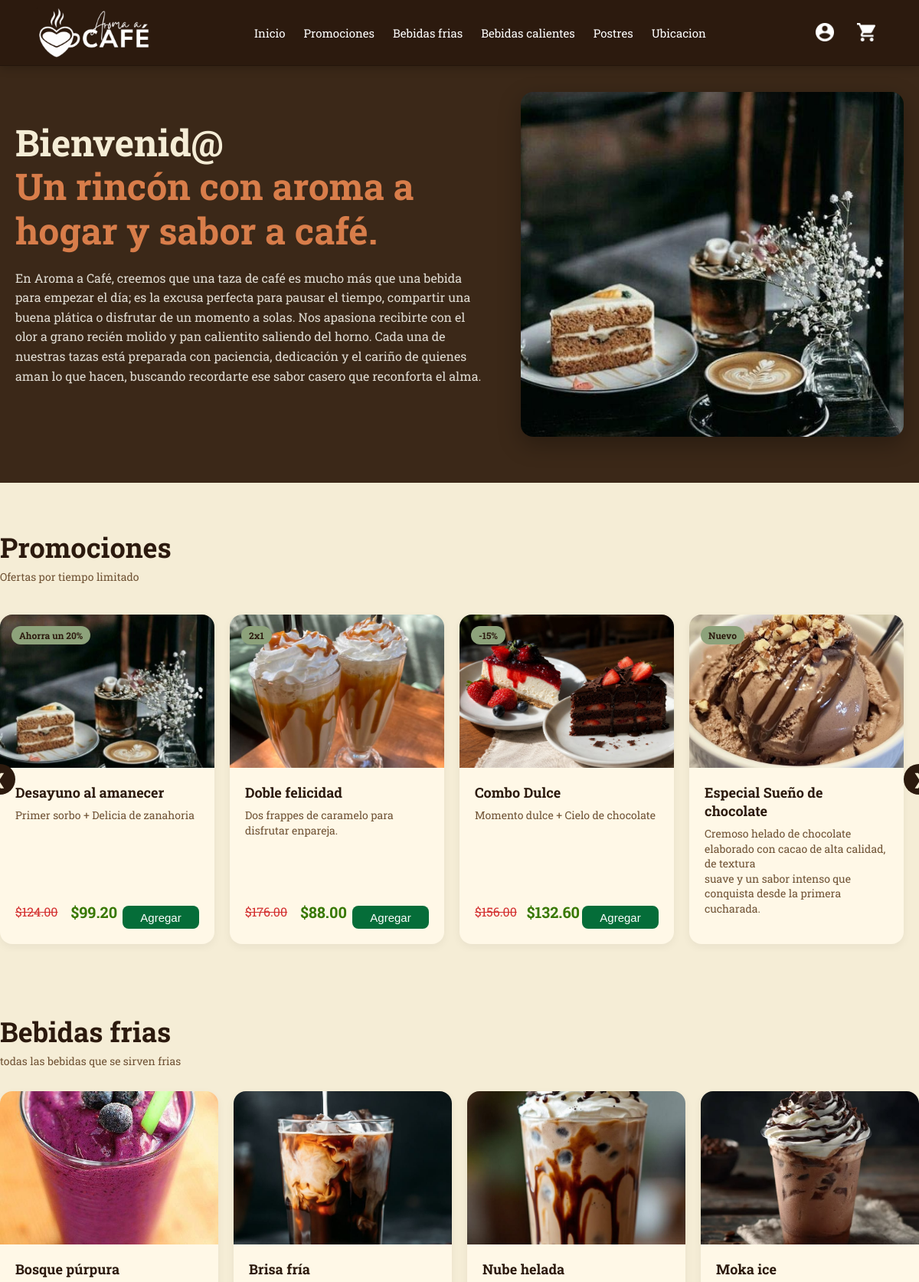
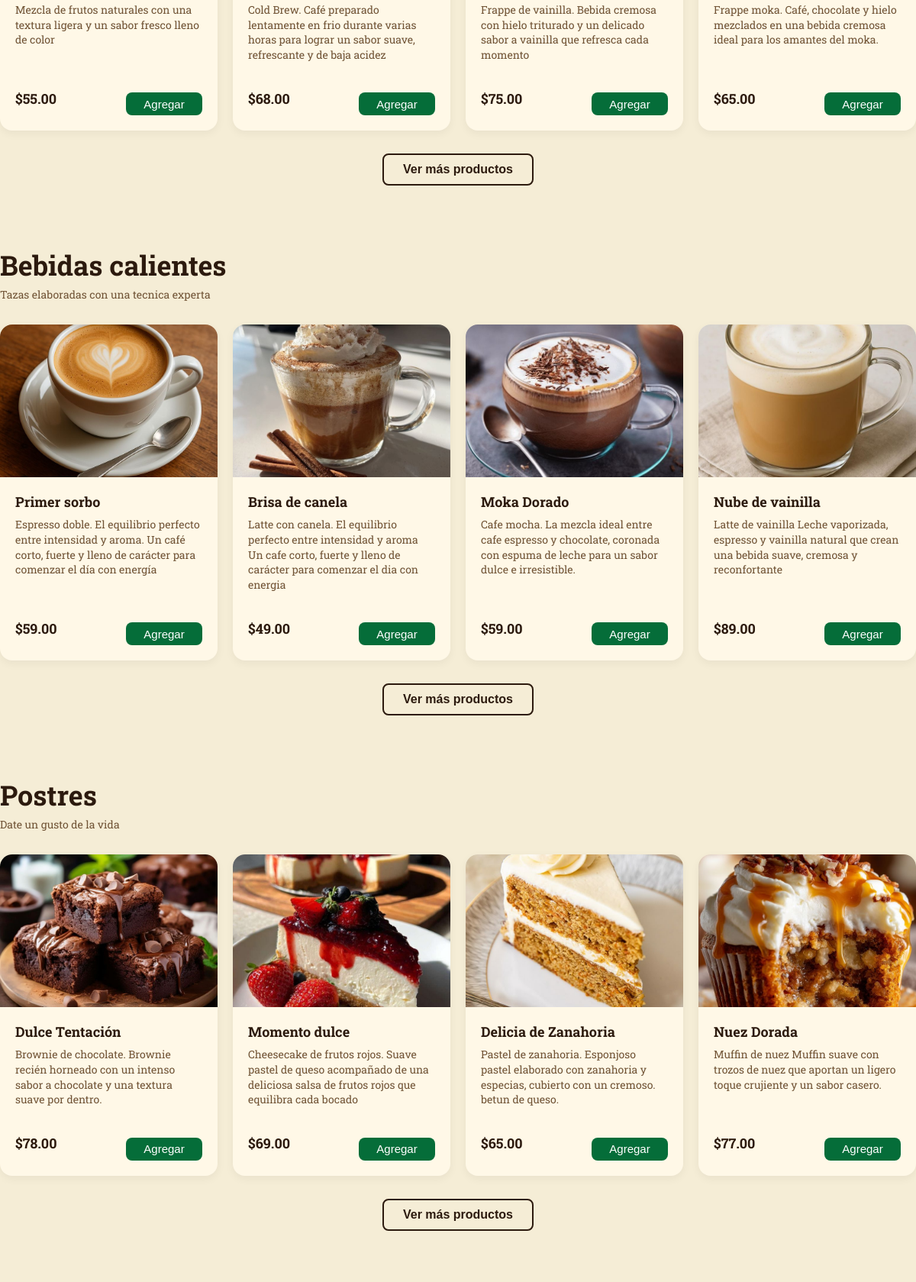
The page / (upper part) on the database its author committed (2 pictures, top to bottom).
### tables this page shows
CREATE TABLE `categorias` (
  `id_categoria` int(11) NOT NULL,
  `nombre` varchar(30) NOT NULL,
  `descripcion` varchar(100) DEFAULT NULL
);

CREATE TABLE `productos` (
  `id_producto` int(11) NOT NULL,
  `nombre` varchar(30) NOT NULL,
  `descripcion` text DEFAULT NULL,
  `id_categoria` int(11) DEFAULT NULL,
  `precio` decimal(10,2) NOT NULL,
  `imagen_url` varchar(255) DEFAULT NULL,
  `tiene_promocion` tinyint(1) DEFAULT 0,
  `etiqueta_promo` varchar(30) DEFAULT NULL,
  `precio_descuento` decimal(10,2) DEFAULT NULL
);

### index.php (the view, shortened to what this page needs)
<?php
require_once 'config/conexion.php';
$sqlCategorias = "
    SELECT
        id_categoria,
        nombre,
        descripcion
    FROM categorias
    ORDER BY id_categoria ASC
";
$categoriasResultado = $conexion->query($sqlCategorias);
$categorias = $categoriasResultado ? $categoriasResultado->fetchAll(PDO::FETCH_ASSOC) : [];
$sqlProductos = "
    SELECT
        p.id_producto,
        p.nombre,
        p.descripcion,
        p.id_categoria,
        p.precio,
        p.imagen_url,
        p.tiene_promocion,
        p.etiqueta_promo,
        p.precio_descuento
    FROM productos AS p
    ORDER BY p.id_categoria ASC, p.id_producto ASC
";
$productosResultado = $conexion->query($sqlProductos);
$productosPorCategoria = [];
if ($productosResultado) {
    while ($producto = $productosResultado->fetch(PDO::FETCH_ASSOC)) {
        $idCategoria = (int) $producto['id_categoria'];
        $productosPorCategoria[$idCategoria][] = $producto;
    }
}
?>
<!DOCTYPE html>
<html lang="es">
<head>
    <link rel="stylesheet" href="css/header-menu.css">
    <link rel="stylesheet" href="css/footer.css">
    <link rel="stylesheet" href="css/menu.css">
</head>
<body>
    <?php include("includes/header-menu.php"); ?>
    <section id="inicio" class="hero">
        <div class="container hero-content">
            <div class="hero-txt">
                <h1>Bienvenid@<br><span>Un rincón con aroma a hogar y sabor a café.</span></h1>
                <p>En Aroma a Café, creemos que una taza de café es mucho más que una bebida para empezar el día; es la excusa perfecta para pausar el tiempo, compartir una buena plática o disfrutar de un momento a solas.
Nos apasiona recibirte con el olor a grano recién molido y pan calientito saliendo del horno. Cada una de nuestras tazas está preparada con paciencia, dedicación y el cariño de quienes aman lo que hacen, buscando recordarte ese sabor casero que reconforta el alma.
</p>
            </div>
            <div class="hero-img">
                <img id="PromoImagen" src="img/productos/Postres/producto_6a658017028190.67328164.jpeg" alt="Delicias de café y helado" alt="Promociones">
            </div>
        </div>
    </section>
    <section id="promociones" class="categoria-seccion container">
        <h2>Promociones</h2>
        <p class="subtitulo">Ofertas por tiempo limitado</p>
        <div class="carousel-wrapper">
            <button class="carousel-btn" id="btn-prev">❮</button>
            <div class="carrusel-container" id="promos-carousel">
                <div class="box">
                    <div class="tag-oferta">Ahorra un 20%</div>
                    <img src="img/productos/Promociones/Desayuno-Amanecer.jpeg" alt="Promoción 1">
                    <div class="product-txt">
                        <h3>Desayuno al amanecer</h3>
                        <p>Primer sorbo + Delicia de zanahoria</p>
                    <div class="producto-footer">
                        <span class="precio-anterior">$124.00</span>
                        <span class="precio-promo">$99.20</span>
                        <button class="btn-agCarrito">Agregar</button>
                    </div>
                    </div>
                </div>
                <div class="box">
                    <div class="tag-oferta">2x1</div>
                    <img src="img/productos/Promociones/Doble-felicidad.jpeg" alt="Promoción 2">
                    <div class="product-txt">
                        <h3>Doble felicidad</h3>
                        <p>Dos frappes de caramelo para disfrutar enpareja.</p>
                        <div class="producto-footer">
                            <span class="precio-anterior">$176.00</span>
                            <span class="precio-promo">$88.00</span>
                            <button class="btn-agCarrito">Agregar</button>
                        </div>
                    </div>
                </div>
                <div class="box">
                    <div class="tag-oferta">-15%</div>
                    <img src="img/productos/Promociones/Combo-dulce.jpeg" alt="Promoción 3">
                    <div class="product-txt">
                        <h3>Combo Dulce</h3>
                        <p>Momento dulce + Cielo de chocolate</p>
                        <div class="producto-footer">
                            <span class="precio-anterior">$156.00</span>
                            <span class="precio-promo">$132.60</span>
                            <button class="btn-agCarrito">Agregar</button>
                        </div>
                    </div>
                </div>
                <div class="box">
                    <div class="tag-oferta">Nuevo</div>
                    <img src="img/productos/Postres/producto_6a658017028190.67328164.jpeg" alt="Promoción 4">
                    <div class="product-txt">
                        <h3>Especial Sueño de chocolate</h3>
                        <p>Cremoso helado de chocolate elaborado con cacao de alta calidad, de textura <br>
                            suave y un sabor intenso que conquista desde la primera cucharada.</p>
                        <div class="producto-footer">
                        </div>
                    </div>
                </div>
            </div>
            <button class="carousel-btn" id="btn-next">❯</button>
        </div>
    </section>
    <?php foreach ($categorias as $categoria): ?>
        <?php
            $idCategoria = (int) $categoria['id_categoria'];
            $productosCategoria = $productosPorCategoria[$idCategoria] ?? [];
        ?>
        <section id="categoria-<?= $idCategoria ?>" class="categoria-seccion container">
            <h2><?= htmlspecialchars($categoria['nombre'], ENT_QUOTES, 'UTF-8') ?></h2>
            <?php if (!empty($categoria['descripcion'])): ?>
                <p class="subtitulo">
                    <?= htmlspecialchars($categoria['descripcion'], ENT_QUOTES, 'UTF-8') ?>
                </p>
            <?php endif; ?>
            <div class="box-container limit-grid">
                <?php if (!empty($productosCategoria)): ?>
                    <?php $contador = 0;
                    foreach ($productosCategoria as $producto):
                        $contador++;
                        $claseProducto = $contador <= 4 ? 'product-item' : 'product-item-extra';
                    ?>
                    <div class="box <?= $claseProducto ?>">
                        <?php if (!empty($producto['imagen_url'])): ?>
                            <img
                                src="img/productos/<?= htmlspecialchars($producto['imagen_url'], ENT_QUOTES, 'UTF-8') ?>"
                                alt="<?= htmlspecialchars($producto['nombre'], ENT_QUOTES, 'UTF-8') ?>"
                            >
                        <?php endif; ?>
                        <div class="product-txt">
                            <h3><?= htmlspecialchars($producto['nombre'], ENT_QUOTES, 'UTF-8') ?></h3>
                            <p><?= htmlspecialchars($producto['descripcion'], ENT_QUOTES, 'UTF-8') ?></p>
                            <div class="producto-footer">
                                <?php if (!empty($producto['tiene_promocion']) && !empty($producto['precio_descuento'])): ?>
                                    <span class="precio-anterior">
                                        $<?= number_format((float) $producto['precio'], 2) ?>
                                    </span>
                                    <span class="precio-promo">
                                        $<?= number_format((float) $producto['precio_descuento'], 2) ?>
                                    </span>
                                <?php else: ?>
                                    <span class="precio">
                                        $<?= number_format((float) $producto['precio'], 2) ?>
                                    </span>
                                <?php endif; ?>
                                <button
                                    class="btn-agCarrito"
                                    data-id="<?= (int) $producto['id_producto'] ?>"
                                    data-nombre="<?= htmlspecialchars($producto['nombre'], ENT_QUOTES, 'UTF-8') ?>"
                                    data-precio="<?= (float) $producto['precio'] ?>"
                                    data-imagen="<?= htmlspecialchars($producto['imagen_url'], ENT_QUOTES, 'UTF-8') ?>"
                                >
                                    Agregar
                                </button>
                            </div>
                        </div>
                    </div>
                    <?php endforeach; ?>
                <?php else: ?>
                    <p>No hay productos disponibles en esta categoría.</p>
                <?php endif; ?>
            </div>
            <?php if (!empty($productosCategoria) && count($productosCategoria) > 4): ?>
                <div class="btn-container-center">
                    <button
                        id="btn-mas-<?= $idCategoria ?>"
                        class="btn-secundario btn-ver-mas"
                        data-target="categoria-<?= $idCategoria ?>"
                    >
                        Ver más productos
                    </button>
                </div>
            <?php endif; ?>
        </section>
    <?php endforeach; ?>
    <script src="js/menu.js"></script> </body>
</html>

### includes/header-menu.php (shortened to what this page needs)
<?php
require_once __DIR__ . '/../config/conexion.php';
try {
    $stmtCategoriasMenu = $conexion->query(
        "SELECT id_categoria, nombre FROM categorias ORDER BY id_categoria ASC"
    );
    $categoriasMenu = $stmtCategoriasMenu ? $stmtCategoriasMenu->fetchAll(PDO::FETCH_ASSOC) : [];
} catch (PDOException $e) {
    $categoriasMenu = [];
}
?>
<header id="main-header" class="site-header">
    <div class="header-container">
        <a href="index.php#inicio" class="header-brand">
            <img
                src="img/Logo/logotipo.jpeg"
                alt="logotipo de Aroma a Café"
                class="header-isotipo"
            >
        </a>
        <nav class="header-navbar" id="header-navbar" aria-label="Menú principal">
            <ul class="header-menu" id="header-menu">
                <li><a href="index.php#inicio">Inicio</a></li>
                <li><a href="index.php#promociones">Promociones</a></li>
                <?php foreach ($categoriasMenu as $categoriaMenu): ?>
                    <li>
                        <a href="index.php#categoria-<?= (int) $categoriaMenu['id_categoria'] ?>">
                            <?= htmlspecialchars($categoriaMenu['nombre'], ENT_QUOTES, 'UTF-8') ?>
                        </a>
                    </li>
                <?php endforeach; ?>
                <li><a href="index.php#nosotros">Ubicacion</a></li>
            </ul>
        </nav>
        <div class="header-actions">
            <?php if (isset($_SESSION['id_usuario'])): ?>
                <span class="nombre-usuario" style="margin-right: 15px; font-weight: 600; color: white;">
                    Hola, <?php echo htmlspecialchars($_SESSION['nombre'], ENT_QUOTES, 'UTF-8'); ?>
                </span>
                <a href="logout.php" class="header-icon-btn" style="text-decoration: none; color: #f18aa2; font-weight: bold; margin-right: 15px;" aria-label="Cerrar sesión">
                    Cerrar sesión
                </a>
            <?php else: ?>
                <button type="button" class="header-icon-btn" id="boton-login" aria-label="Iniciar sesión">
                    <img src="img/iconos/icon-usuario.png" alt="Iniciar sesión">
                </button>
            <?php endif; ?>
            <button type="button" class="header-icon-btn" id="boton-carrito" aria-label="Ver carrito">
                <img src="img/iconos/icon-carrito.png" alt="Ver carrito">
            </button>
        </div>
    </div>
</header>

### css/header-menu.css (style rules this page uses)
.site-header { position: fixed; top: 0; left: 0; width: 100%; z-index: 2000; background-color: #2C1A0E; border-bottom: 1px solid rgba(0, 0, 0, 0.2); box-shadow: 0 3px 12px rgba(0, 0, 0, 0.2); transition: top 0.4s ease; }
.header-container { width: min(1200px, 92%); min-height: 75px; margin: 0 auto; padding: 10px 0; display: flex; align-items: center; justify-content: space-between; gap: 25px; box-sizing: border-box; }
.header-brand { display: flex; align-items: center; flex-shrink: 0; color: #ffffff; text-decoration: none; }
.header-isotipo { width: 150px; height: auto; object-fit: contain; display: block; }
.header-navbar { flex: 1; }
.header-menu { margin: 0; padding: 0; display: flex; align-items: center; justify-content: center; gap: 24px; list-style: none; }
.header-menu li { margin: 0; padding: 0; }
.header-menu a { position: relative; color: #ffffff; font-family: "Roboto Slab", serif; font-size: 15px; font-weight: 400; text-decoration: none; white-space: nowrap; transition: color 0.3s ease; }
.header-menu a::after { content: ""; position: absolute; left: 0; bottom: -6px; width: 0; height: 2px; background-color: #c87444; transition: width 0.3s ease; }
.header-actions { display: flex; align-items: center; gap: 12px; flex-shrink: 0; }
.header-icon-btn { width: 42px; height: 42px; padding: 8px; display: flex; align-items: center; justify-content: center; background-color: transparent; border: none; border-radius: 50%; cursor: pointer; transition: background-color 0.3s ease, transform 0.2s ease; }
.header-icon-btn img { width: 24px; height: 24px; object-fit: contain; }

### rows shown on the page
categorias: nombre "Bebidas frias", descripcion "todas las bebidas que se sirven frias"
categorias: nombre "Bebidas calientes", descripcion "Tazas elaboradas con una tecnica experta"
categorias: nombre "Postres", descripcion "Date un gusto de la vida"
productos: imagen_url (picture), nombre "Bosque púrpura", descripcion "Mezcla de frutos naturales con una textura ligera y un sabor fresco lleno de color", precio "55.00"
productos: imagen_url (picture), nombre "Brisa fría", descripcion "Cold Brew. Café preparado lentamente en frio durante varias horas para lograr un sabor suave, refrescante y de baja acidez", precio "68.00"
productos: imagen_url (picture), nombre "Nube helada", descripcion "Frappe de vainilla. Bebida cremosa con hielo triturado y un delicado sabor a vainilla que refresca cada momento", precio "75.00"
productos: imagen_url (picture), nombre "Moka ice", descripcion "Frappe moka. Café, chocolate y hielo mezclados en una bebida cremosa ideal para los amantes del moka.", precio "65.00"
productos: imagen_url (picture), nombre "Primer sorbo", descripcion "Espresso doble. El equilibrio perfecto entre intensidad y aroma. Un café corto, fuerte y lleno de carácter para comenzar el día con energía", precio "59.00"
productos: imagen_url (picture), nombre "Brisa de canela", descripcion "Latte con canela. El equilibrio perfecto entre intensidad y aroma Un cafe corto, fuerte y lleno de carácter para comenzar el dia con energia", precio "49.00"
productos: imagen_url (picture), nombre "Moka Dorado", descripcion "Cafe mocha. La mezcla ideal entre cafe espresso y chocolate, coronada con espuma de leche para un sabor dulce e irresistible.", precio "59.00"
productos: imagen_url (picture), nombre "Nube de vainilla", descripcion "Latte de vainilla Leche vaporizada, espresso y vainilla natural que crean una bebida suave, cremosa y reconfortante", precio "89.00"
productos: imagen_url (picture), nombre "Dulce Tentación", descripcion "Brownie de chocolate. Brownie recién horneado con un intenso sabor a chocolate y una textura suave por dentro.", precio "78.00"
productos: imagen_url (picture), nombre "Momento dulce", descripcion "Cheesecake de frutos rojos. Suave pastel de queso acompañado de una deliciosa salsa de frutos rojos que equilibra cada bocado", precio "69.00"
productos: imagen_url (picture), nombre "Delicia de Zanahoria", descripcion "Pastel de zanahoria. Esponjoso pastel elaborado con zanahoria y especias, cubierto con un cremoso. betun de queso.", precio "65.00"
productos: imagen_url (picture), nombre "Nuez Dorada", descripcion "Muffin de nuez Muffin suave con trozos de nuez que aportan un ligero toque crujiente y un sabor casero.", precio "77.00"
